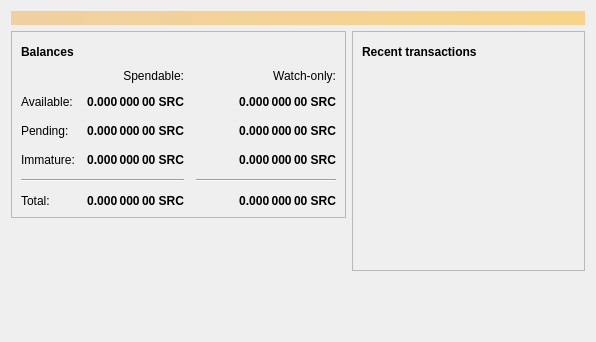
<?xml version="1.0" encoding="UTF-8"?>
<ui version="4.0">
 <class>OverviewPage</class>
 <widget class="QWidget" name="OverviewPage">
  <property name="geometry">
   <rect>
    <x>0</x>
    <y>0</y>
    <width>596</width>
    <height>342</height>
   </rect>
  </property>
  <property name="windowTitle">
   <string>Form</string>
  </property>
  <layout class="QVBoxLayout" name="topLayout">
   <item>
    <widget class="QLabel" name="labelAlerts">
     <property name="visible">
      <bool>false</bool>
     </property>
     <property name="styleSheet">
      <string notr="true">QLabel { background-color: qlineargradient(x1: 0, y1: 0, x2: 1, y2: 0, stop:0 #F0D0A0, stop:1 #F8D488); color:#000000; }</string>
     </property>
     <property name="wordWrap">
      <bool>true</bool>
     </property>
     <property name="margin">
      <number>3</number>
     </property>
     <property name="textInteractionFlags">
      <set>Qt::TextSelectableByMouse</set>
     </property>
    </widget>
   </item>
   <item>
    <layout class="QHBoxLayout" name="horizontalLayout" stretch="1,1">
     <item>
      <layout class="QVBoxLayout" name="verticalLayout_2">
       <item>
        <widget class="QFrame" name="frame">
         <property name="frameShape">
          <enum>QFrame::StyledPanel</enum>
         </property>
         <property name="frameShadow">
          <enum>QFrame::Raised</enum>
         </property>
         <layout class="QVBoxLayout" name="verticalLayout_4">
          <item>
           <layout class="QHBoxLayout" name="horizontalLayout_4">
            <item>
             <widget class="QLabel" name="label_5">
              <property name="font">
               <font>
                <weight>75</weight>
                <bold>true</bold>
               </font>
              </property>
              <property name="text">
               <string>Balances</string>
              </property>
             </widget>
            </item>
            <item>
             <widget class="QPushButton" name="labelWalletStatus">
              <property name="enabled">
               <bool>true</bool>
              </property>
              <property name="maximumSize">
               <size>
                <width>30</width>
                <height>16777215</height>
               </size>
              </property>
              <property name="toolTip">
               <string>The displayed information may be out of date. Your wallet automatically synchronizes with the SaruulCoin network after a connection is established, but this process has not completed yet.</string>
              </property>
              <property name="text">
               <string/>
              </property>
              <property name="icon">
               <iconset resource="../SaruulCoin.qrc">
                <normaloff>:/icons/warning</normaloff>
                <disabledoff>:/icons/warning</disabledoff>:/icons/warning</iconset>
              </property>
              <property name="iconSize">
               <size>
                <width>24</width>
                <height>24</height>
               </size>
              </property>
              <property name="flat">
               <bool>true</bool>
              </property>
             </widget>
            </item>
            <item>
             <spacer name="horizontalSpacer_3">
              <property name="orientation">
               <enum>Qt::Horizontal</enum>
              </property>
              <property name="sizeHint" stdset="0">
               <size>
                <width>40</width>
                <height>20</height>
               </size>
              </property>
             </spacer>
            </item>
           </layout>
          </item>
          <item>
           <layout class="QGridLayout" name="gridLayout">
            <property name="spacing">
             <number>12</number>
            </property>
            <item row="2" column="2">
             <widget class="QLabel" name="labelWatchPending">
              <property name="font">
               <font>
                <weight>75</weight>
                <bold>true</bold>
               </font>
              </property>
              <property name="cursor">
               <cursorShape>IBeamCursor</cursorShape>
              </property>
              <property name="toolTip">
               <string>Unconfirmed transactions to watch-only addresses</string>
              </property>
              <property name="text">
               <string notr="true">0.000 000 00 SRC</string>
              </property>
              <property name="alignment">
               <set>Qt::AlignRight|Qt::AlignTrailing|Qt::AlignVCenter</set>
              </property>
              <property name="textInteractionFlags">
               <set>Qt::LinksAccessibleByMouse|Qt::TextSelectableByKeyboard|Qt::TextSelectableByMouse</set>
              </property>
             </widget>
            </item>
            <item row="2" column="1">
             <widget class="QLabel" name="labelUnconfirmed">
              <property name="font">
               <font>
                <weight>75</weight>
                <bold>true</bold>
               </font>
              </property>
              <property name="cursor">
               <cursorShape>IBeamCursor</cursorShape>
              </property>
              <property name="toolTip">
               <string>Total of transactions that have yet to be confirmed, and do not yet count toward the spendable balance</string>
              </property>
              <property name="text">
               <string notr="true">0.000 000 00 SRC</string>
              </property>
              <property name="alignment">
               <set>Qt::AlignRight|Qt::AlignTrailing|Qt::AlignVCenter</set>
              </property>
              <property name="textInteractionFlags">
               <set>Qt::LinksAccessibleByMouse|Qt::TextSelectableByKeyboard|Qt::TextSelectableByMouse</set>
              </property>
             </widget>
            </item>
            <item row="3" column="2">
             <widget class="QLabel" name="labelWatchImmature">
              <property name="font">
               <font>
                <weight>75</weight>
                <bold>true</bold>
               </font>
              </property>
              <property name="cursor">
               <cursorShape>IBeamCursor</cursorShape>
              </property>
              <property name="toolTip">
               <string>Mined balance in watch-only addresses that has not yet matured</string>
              </property>
              <property name="text">
               <string notr="true">0.000 000 00 SRC</string>
              </property>
              <property name="alignment">
               <set>Qt::AlignRight|Qt::AlignTrailing|Qt::AlignVCenter</set>
              </property>
              <property name="textInteractionFlags">
               <set>Qt::LinksAccessibleByMouse|Qt::TextSelectableByKeyboard|Qt::TextSelectableByMouse</set>
              </property>
             </widget>
            </item>
            <item row="4" column="0" colspan="2">
             <widget class="Line" name="line">
              <property name="orientation">
               <enum>Qt::Horizontal</enum>
              </property>
             </widget>
            </item>
            <item row="4" column="2">
             <widget class="Line" name="lineWatchBalance">
              <property name="sizePolicy">
               <sizepolicy hsizetype="Preferred" vsizetype="Fixed">
                <horstretch>0</horstretch>
                <verstretch>0</verstretch>
               </sizepolicy>
              </property>
              <property name="minimumSize">
               <size>
                <width>140</width>
                <height>0</height>
               </size>
              </property>
              <property name="orientation">
               <enum>Qt::Horizontal</enum>
              </property>
             </widget>
            </item>
            <item row="5" column="0">
             <widget class="QLabel" name="labelTotalText">
              <property name="text">
               <string>Total:</string>
              </property>
             </widget>
            </item>
            <item row="3" column="1">
             <widget class="QLabel" name="labelImmature">
              <property name="font">
               <font>
                <weight>75</weight>
                <bold>true</bold>
               </font>
              </property>
              <property name="cursor">
               <cursorShape>IBeamCursor</cursorShape>
              </property>
              <property name="toolTip">
               <string>Mined balance that has not yet matured</string>
              </property>
              <property name="text">
               <string notr="true">0.000 000 00 SRC</string>
              </property>
              <property name="alignment">
               <set>Qt::AlignRight|Qt::AlignTrailing|Qt::AlignVCenter</set>
              </property>
              <property name="textInteractionFlags">
               <set>Qt::LinksAccessibleByMouse|Qt::TextSelectableByKeyboard|Qt::TextSelectableByMouse</set>
              </property>
             </widget>
            </item>
            <item row="2" column="3">
             <spacer name="horizontalSpacer_2">
              <property name="orientation">
               <enum>Qt::Horizontal</enum>
              </property>
              <property name="sizeHint" stdset="0">
               <size>
                <width>40</width>
                <height>20</height>
               </size>
              </property>
             </spacer>
            </item>
            <item row="3" column="0">
             <widget class="QLabel" name="labelImmatureText">
              <property name="text">
               <string>Immature:</string>
              </property>
             </widget>
            </item>
            <item row="5" column="1">
             <widget class="QLabel" name="labelTotal">
              <property name="font">
               <font>
                <weight>75</weight>
                <bold>true</bold>
               </font>
              </property>
              <property name="cursor">
               <cursorShape>IBeamCursor</cursorShape>
              </property>
              <property name="toolTip">
               <string>Your current total balance</string>
              </property>
              <property name="text">
               <string notr="true">0.000 000 00 SRC</string>
              </property>
              <property name="alignment">
               <set>Qt::AlignRight|Qt::AlignTrailing|Qt::AlignVCenter</set>
              </property>
              <property name="textInteractionFlags">
               <set>Qt::LinksAccessibleByMouse|Qt::TextSelectableByKeyboard|Qt::TextSelectableByMouse</set>
              </property>
             </widget>
            </item>
            <item row="5" column="2">
             <widget class="QLabel" name="labelWatchTotal">
              <property name="font">
               <font>
                <weight>75</weight>
                <bold>true</bold>
               </font>
              </property>
              <property name="cursor">
               <cursorShape>IBeamCursor</cursorShape>
              </property>
              <property name="toolTip">
               <string>Current total balance in watch-only addresses</string>
              </property>
              <property name="text">
               <string notr="true">0.000 000 00 SRC</string>
              </property>
              <property name="alignment">
               <set>Qt::AlignRight|Qt::AlignTrailing|Qt::AlignVCenter</set>
              </property>
              <property name="textInteractionFlags">
               <set>Qt::LinksAccessibleByMouse|Qt::TextSelectableByKeyboard|Qt::TextSelectableByMouse</set>
              </property>
             </widget>
            </item>
            <item row="0" column="2">
             <widget class="QLabel" name="labelWatchonly">
              <property name="text">
               <string>Watch-only:</string>
              </property>
              <property name="alignment">
               <set>Qt::AlignRight|Qt::AlignTrailing|Qt::AlignVCenter</set>
              </property>
             </widget>
            </item>
            <item row="1" column="0">
             <widget class="QLabel" name="labelBalanceText">
              <property name="text">
               <string>Available:</string>
              </property>
             </widget>
            </item>
            <item row="1" column="1">
             <widget class="QLabel" name="labelBalance">
              <property name="font">
               <font>
                <weight>75</weight>
                <bold>true</bold>
               </font>
              </property>
              <property name="cursor">
               <cursorShape>IBeamCursor</cursorShape>
              </property>
              <property name="toolTip">
               <string>Your current spendable balance</string>
              </property>
              <property name="text">
               <string notr="true">0.000 000 00 SRC</string>
              </property>
              <property name="alignment">
               <set>Qt::AlignRight|Qt::AlignTrailing|Qt::AlignVCenter</set>
              </property>
              <property name="textInteractionFlags">
               <set>Qt::LinksAccessibleByMouse|Qt::TextSelectableByKeyboard|Qt::TextSelectableByMouse</set>
              </property>
             </widget>
            </item>
            <item row="1" column="2">
             <widget class="QLabel" name="labelWatchAvailable">
              <property name="font">
               <font>
                <weight>75</weight>
                <bold>true</bold>
               </font>
              </property>
              <property name="cursor">
               <cursorShape>IBeamCursor</cursorShape>
              </property>
              <property name="toolTip">
               <string>Your current balance in watch-only addresses</string>
              </property>
              <property name="text">
               <string notr="true">0.000 000 00 SRC</string>
              </property>
              <property name="alignment">
               <set>Qt::AlignRight|Qt::AlignTrailing|Qt::AlignVCenter</set>
              </property>
              <property name="textInteractionFlags">
               <set>Qt::LinksAccessibleByMouse|Qt::TextSelectableByKeyboard|Qt::TextSelectableByMouse</set>
              </property>
             </widget>
            </item>
            <item row="2" column="0">
             <widget class="QLabel" name="labelPendingText">
              <property name="text">
               <string>Pending:</string>
              </property>
             </widget>
            </item>
            <item row="0" column="1">
             <widget class="QLabel" name="labelSpendable">
              <property name="text">
               <string>Spendable:</string>
              </property>
              <property name="alignment">
               <set>Qt::AlignRight|Qt::AlignTrailing|Qt::AlignVCenter</set>
              </property>
             </widget>
            </item>
           </layout>
          </item>
         </layout>
        </widget>
       </item>
       <item>
        <spacer name="verticalSpacer">
         <property name="orientation">
          <enum>Qt::Vertical</enum>
         </property>
         <property name="sizeHint" stdset="0">
          <size>
           <width>20</width>
           <height>40</height>
          </size>
         </property>
        </spacer>
       </item>
      </layout>
     </item>
     <item>
      <layout class="QVBoxLayout" name="verticalLayout_3">
       <item>
        <widget class="QFrame" name="frame_2">
         <property name="frameShape">
          <enum>QFrame::StyledPanel</enum>
         </property>
         <property name="frameShadow">
          <enum>QFrame::Raised</enum>
         </property>
         <layout class="QVBoxLayout" name="verticalLayout">
          <item>
           <layout class="QHBoxLayout" name="horizontalLayout_2">
            <item>
             <widget class="QLabel" name="label_4">
              <property name="font">
               <font>
                <weight>75</weight>
                <bold>true</bold>
               </font>
              </property>
              <property name="text">
               <string>Recent transactions</string>
              </property>
             </widget>
            </item>
            <item>
             <widget class="QPushButton" name="labelTransactionsStatus">
              <property name="enabled">
               <bool>true</bool>
              </property>
              <property name="maximumSize">
               <size>
                <width>30</width>
                <height>16777215</height>
               </size>
              </property>
              <property name="toolTip">
               <string>The displayed information may be out of date. Your wallet automatically synchronizes with the SaruulCoin network after a connection is established, but this process has not completed yet.</string>
              </property>
              <property name="text">
               <string/>
              </property>
              <property name="icon">
               <iconset resource="../SaruulCoin.qrc">
                <normaloff>:/icons/warning</normaloff>
                <disabledoff>:/icons/warning</disabledoff>:/icons/warning</iconset>
              </property>
              <property name="iconSize">
               <size>
                <width>24</width>
                <height>24</height>
               </size>
              </property>
              <property name="flat">
               <bool>true</bool>
              </property>
             </widget>
            </item>
            <item>
             <spacer name="horizontalSpacer">
              <property name="orientation">
               <enum>Qt::Horizontal</enum>
              </property>
              <property name="sizeHint" stdset="0">
               <size>
                <width>40</width>
                <height>20</height>
               </size>
              </property>
             </spacer>
            </item>
           </layout>
          </item>
          <item>
           <widget class="QListView" name="listTransactions">
            <property name="styleSheet">
             <string notr="true">QListView { background: transparent; }</string>
            </property>
            <property name="frameShape">
             <enum>QFrame::NoFrame</enum>
            </property>
            <property name="verticalScrollBarPolicy">
             <enum>Qt::ScrollBarAlwaysOff</enum>
            </property>
            <property name="horizontalScrollBarPolicy">
             <enum>Qt::ScrollBarAlwaysOff</enum>
            </property>
            <property name="selectionMode">
             <enum>QAbstractItemView::NoSelection</enum>
            </property>
           </widget>
          </item>
         </layout>
        </widget>
       </item>
       <item>
        <spacer name="verticalSpacer_2">
         <property name="orientation">
          <enum>Qt::Vertical</enum>
         </property>
         <property name="sizeHint" stdset="0">
          <size>
           <width>20</width>
           <height>40</height>
          </size>
         </property>
        </spacer>
       </item>
      </layout>
     </item>
    </layout>
   </item>
  </layout>
 </widget>
 <resources/>
 <connections/>
</ui>
